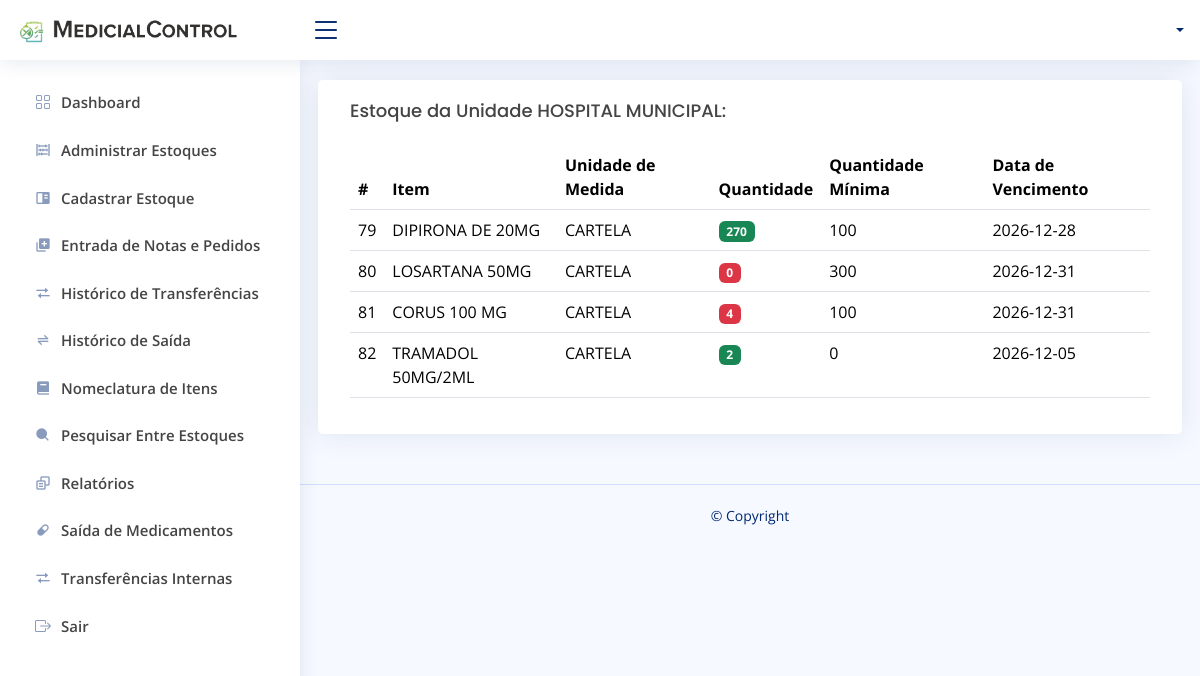
The app's page /detalhaEstoque.php?id=8 with its own data.
### tables this page shows
CREATE TABLE `tb_estoques` (
  `id_estoque` int(11) NOT NULL,
  `nome_estoque` varchar(140) NOT NULL
);

CREATE TABLE `tb_remedio` (
  `id_remedio` int(11) NOT NULL,
  `nome_remedio` varchar(220) NOT NULL,
  `uni_medida_remedio` varchar(100) NOT NULL,
  `quantidade_remedio` bigint(20) NOT NULL,
  `quant_min_estoque_remedio` bigint(20) NOT NULL,
  `vencimento_remedio` date NOT NULL,
  `estoque_remedio` int(11) NOT NULL
);

### controladores/Classes.php (called while the page is built, shortened)
<?php
class Estoque
{
    private $conexao;
    public function __construct()
    {
        $this->conexao = new Conexao();
    }
    public function chamaEstoqueEspecifico($id_estoque)
    {
        $conn = $this->conexao->Conectar();
        $query = "SELECT * FROM tb_estoques WHERE id_estoque = :id_estoque";
        $stmt = $conn->prepare($query);
        $stmt->bindParam('id_estoque', $id_estoque);
        $stmt->execute();
        $r = $stmt->fetch(PDO::FETCH_ASSOC);
        return $r;
    }
}
class Remedio
{
    private $conexao;
    public function __construct()
    {
        $this->conexao = new Conexao();
    }
    public function chamaRemedioPorEstoque($idEstoque)
    {
        $query = "SELECT * FROM tb_remedio WHERE estoque_remedio = :idEstoque";
        $conn = $this->conexao->Conectar();
        $stmt = $conn->prepare($query);
        $stmt->bindParam(":idEstoque", $idEstoque);
        $stmt->execute();
        $r = [];
        while ($retorno = $stmt->fetch(PDO::FETCH_ASSOC)) {
            $r[] = $retorno;
        };
        return $r;
    }
}

### detalhaEstoque.php (the view, shortened to what this page needs)
<?php
  include "controladores/Controller.php";
  include "controladores/Classes.php";
  $id_estoque = $_GET['id'];
  $func = new Remedio;
  $remedio = $func->chamaRemedioPorEstoque($id_estoque);
  $func2 = new Estoque;
  $estoque = $func2->chamaEstoqueEspecifico($id_estoque);
?>
<!DOCTYPE html>
<html lang="pt-br">
<head>
</head>
<body>
  <header id="header" class="header fixed-top d-flex align-items-center">
    <nav class="header-nav ms-auto">
      <ul class="d-flex align-items-center">
        <?php echo Perfil() ?>
      </ul>
    </nav>
  </header>
  <aside id="sidebar" class="sidebar">
    <?php echo sideBar()?>
  </aside>
  <main id="main" class="main">
    <section class="section">
      <div class="row">
      <div class="card">
            <div class="card-body">
              <h5 class="card-title">Estoque da Unidade <?php echo $estoque['nome_estoque']?>:</h5>
              <table class="table datatable">
                <thead>
                  <tr>
                    <th>#</th>
                    <th>Item</th>
                    <th>Unidade de Medida</th>
                    <th>Quantidade</th>
                    <th>Quantidade Mínima</th>
                    <th>Data de Vencimento</th>
                  </tr>
                </thead>
                <tbody>
                    <?php foreach($remedio as $r) { ?>
                  <tr>
                    <td><?= $r['id_remedio']; ?></td>
                    <td><?= $r['nome_remedio']; ?></td>
                    <td><?= $r['uni_medida_remedio'] ?></td>
                    <td>
                        <?php if($r['quantidade_remedio'] <= $r['quant_min_estoque_remedio']) {?>
                            <span type='button' class="badge bg-danger" data-bs-toggle="modal" data-bs-target="#disablebackdrop<?= $r['id_remedio'] ?>">
                                <?php echo $r['quantidade_remedio'] ?>
                            </span>
                        <?php } else { ?>
                            <span type='button' class="badge bg-success" data-bs-toggle="modal" data-bs-target="#disablebackdrop<?= $r['id_remedio'] ?>">
                                <?php echo $r['quantidade_remedio'] ?></a>
                            </span>
                        <?php } ?>
                        </td>
                        <td><?=$r['quant_min_estoque_remedio'] ?></td>
                        <td><?= $r['vencimento_remedio'] ?></td>
                  </tr>
                  <?php } ?>
                </tbody>
              </table>
            </div>
          </div>
      </div>
    </section>
  </main>
  <footer id="footer" class="footer">
    <div class="copyright">
      &copy; Copyright <strong><span></span></strong>
    </div>
    <div class="credits">
    </div>
  </footer>
</body>
</html>

### assets/css/style.css (style rules this page uses)
:root { scroll-behavior: smooth; }
body { font-family: "Open Sans", sans-serif; background: #f6f9ff; color: #444444; }
h1, h2, h3, h4, h5, h6 { font-family: "Nunito", sans-serif; }
#main { margin-top: 60px; padding: 20px 30px; transition: all 0.3s; }
.card { margin-bottom: 30px; border: none; border-radius: 5px; box-shadow: 0px 0 30px rgba(1, 41, 112, 0.1); }
.card-title { padding: 20px 0 15px 0; font-size: 18px; font-weight: 500; color: #444444; font-family: "Poppins", sans-serif; }
.card-body { padding: 0 20px 20px 20px; }
.header { transition: all 0.5s; z-index: 997; height: 60px; box-shadow: 0px 2px 20px rgba(1, 41, 112, 0.1); background-color: #fff; padding-left: 20px; }
.header-nav ul { list-style: none; }
.header-nav>ul { margin: 0; padding: 0; }
.sidebar { position: fixed; top: 60px; left: 0; bottom: 0; width: 300px; z-index: 996; transition: all 0.3s; padding: 20px; overflow-y: auto; scrollbar-width: thin; scrollbar-color: #aab7cf transparent; box-shadow: 0px 0px 20px rgba(1, 41, 112, 0.1); background-color: #fff; }
@media (min-width: 1200px) { #main, #footer { margin-left: 300px; } }
.footer { padding: 20px 0; font-size: 14px; transition: all 0.3s; border-top: 1px solid #cddfff; }
.footer .copyright { text-align: center; color: #012970; }
.footer .credits { padding-top: 5px; text-align: center; font-size: 13px; color: #012970; }

### records on screen
tb_estoques: nome_estoque "HOSPITAL MUNICIPAL"
tb_remedio: id_remedio "79", nome_remedio "DIPIRONA DE 20MG", uni_medida_remedio "CARTELA", quantidade_remedio "270", quant_min_estoque_remedio "100", vencimento_remedio "2026-12-28"
tb_remedio: id_remedio "80", nome_remedio "LOSARTANA 50MG", uni_medida_remedio "CARTELA", quantidade_remedio "0", quant_min_estoque_remedio "300", vencimento_remedio "2026-12-31"
tb_remedio: id_remedio "81", nome_remedio "CORUS 100 MG", uni_medida_remedio "CARTELA", quantidade_remedio "4", quant_min_estoque_remedio "100", vencimento_remedio "2026-12-31"
tb_remedio: id_remedio "82", nome_remedio "TRAMADOL 50MG/2ML", uni_medida_remedio "CARTELA", quantidade_remedio "2", quant_min_estoque_remedio "0", vencimento_remedio "2026-12-05"
